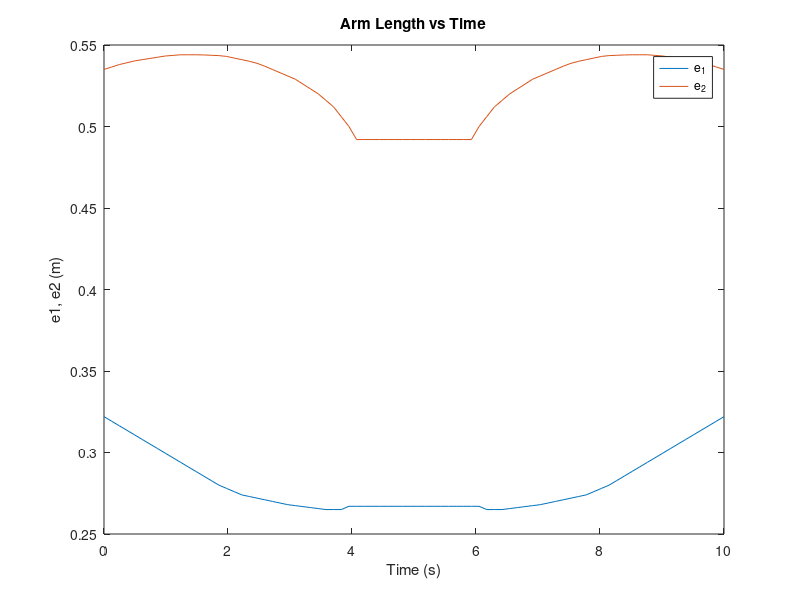
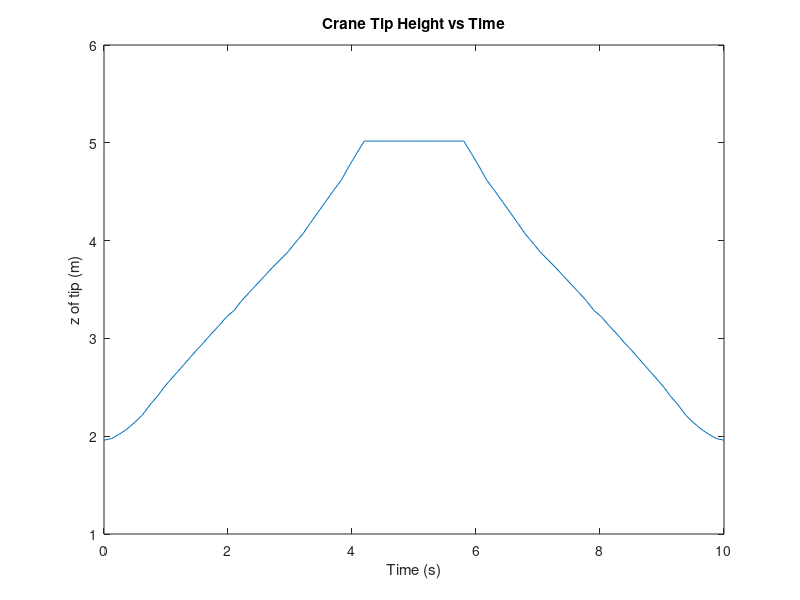
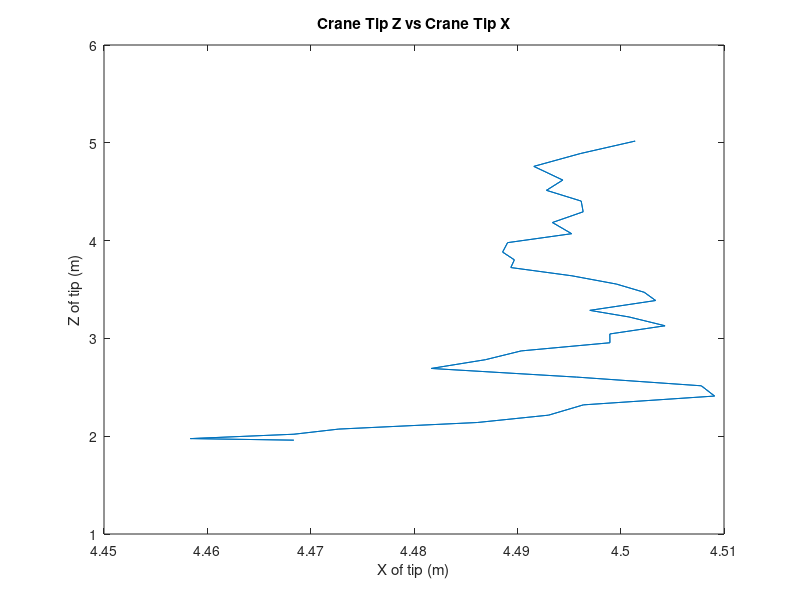
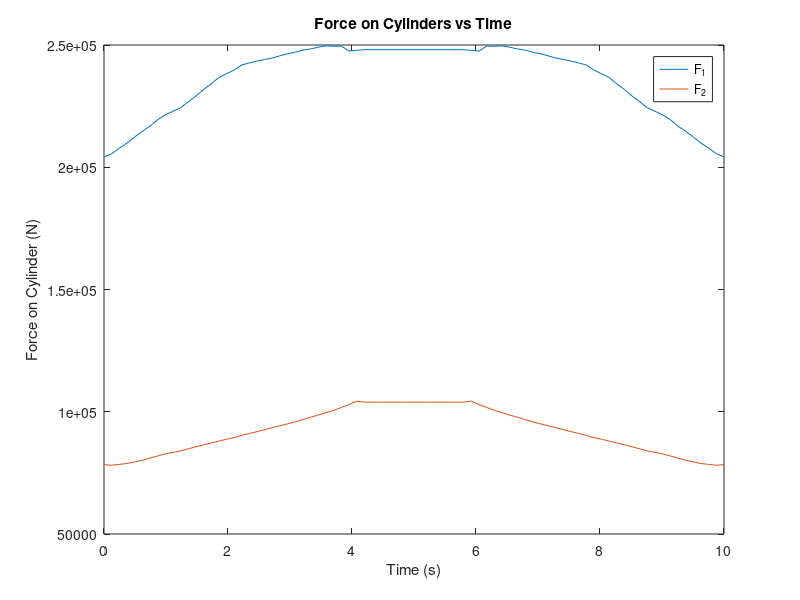

The MATLAB script that drew these images, in order:
%Normalised piston velocities [-]
v_p01 = [0 0.13 0.26 0.4 0.386 0.372 0.358 0.344 0.33 0.316 0.302 0.288 0.274 0.26 0.246 0.232 0.218 0.204 0.19 0.176 0.162 0.148 0.134 0.12 0.106 0.092 0.078 0.064 0.05 0.036 0.022 0.008 0 0 0 0 0 0 0 0 0];
v_p02 = [0 -0.1 -0.2 -0.2 -0.2 -0.2 -0.2 -0.2 -0.2 -0.2 -0.16 -0.12 -0.08 -0.04 0 0.04 0.08 0.12 0.16 0.2 0.24 0.28 0.32 0.36 0.4 0.44 0.48 0.52 0.56 0.6 0.64 0.68 0.72 0.76 0.8 0.5333333333 0.26666667 0 0 0 0];

%Lever arms [m]
e_1 = [0.322 0.3192 0.3164 0.3136 0.3108 0.308 0.3052 0.3024 0.2996 0.2968 0.294 0.2912 0.2884 0.2856 0.2828 0.28 0.278 0.276 0.274 0.273 0.272 0.271 0.27 0.269 0.268 0.2674 0.2668 0.2662 0.2656 0.265 0.265 0.265 0.267 0.267 0.267 0.267 0.267 0.267 0.267 0.267 0.267];
e_2 = [0.535 0.5365 0.538 0.539125 0.54025 0.541 0.54175 0.5425 0.54325 0.543625 0.544 0.544 0.544 0.5439 0.5437 0.5435 0.543 0.542 0.541 0.54 0.53875 0.537 0.535 0.533 0.531 0.529 0.526 0.523 0.52 0.516 0.512 0.506 0.5 0.492 0.492 0.492 0.492 0.492 0.492 0.492 0.492];

%Angles [rad]
th_1 = [0.55 0.56 0.57 0.585 0.6 0.62 0.65 0.67 0.7 0.73 0.76 0.78 0.8 0.815 0.835 0.85 0.87 0.885 0.9 0.915 0.93 0.945 0.96 0.97 0.98 0.99 0.995 1.005 1.01 1.015 1.02 1.02 1.02 1.012 1 1 1 1 1 1 1];
th_2 = [-0.62 -0.62 -0.61 -0.6 -0.585 -0.57 -0.55 -0.53 -0.51 -0.495 -0.48 -0.46 -0.44 -0.42 -0.4 -0.38 -0.36 -0.345 -0.32 -0.3 -0.28 -0.26 -0.24 -0.22 -0.2 -0.175 -0.15 -0.12 -0.09 -0.06 -0.03 0 0.04 0.08 0.12 0.12 0.12 0.12 0.12 0.12 0.12];

% Add mirrored movement to vectors
v_p01 = [v_p01 -fliplr(v_p01)];
v_p02 = [v_p02 -fliplr(v_p02)];
e_1 = [e_1 fliplr(e_1)];
e_2 = [e_2 fliplr(e_2)];
th_1 = [th_1 fliplr(th_1)];
th_2 = [th_2 fliplr(th_2)];

%Base height [m]
L_0 = 3;

%Worst case scenarios

%% Cylinder 1
th_1_wc_cyl1 = 1.2; 
th_2_wc_cyl1 = 0.0; 
e_1_wc_cyl1 = 0.14; 
e_2_wc_cyl1 = 0.57; 

%% Cylinder 2
th_1_wc_cyl2 = 0.35; 
th_2_wc_cyl2 = 0.0; 
e_1_wc_cyl2 = 0.48; 
e_2_wc_cyl2 = 0.17; 

%Group-specific values
M_tmax = 1800;
q_rwc = 0.9;
M_t = 1500;
L_1 = 1.9;
L_2 = 3.5;
v_p0 = 0.13;
t_0 = 10;
P_smax = 30000000;
p_1max = 30000000 - 2000000;
eta_c = 0.94;

p_2 = 1000000;

% Constants and Time

g = 9.81;
time = linspace(0,t_0,length(e_1));

%De-normalise velocity

v_p1 = v_p0*v_p01;
v_p2 = v_p0*v_p02;

% Task 1.a

figure(1);

plot(time,e_1);
hold on
plot(time,e_2);

legend("e_1","e_2")
xlabel("Time (s)")
ylabel("e1, e2 (m)")
title("Arm Length vs Time")

az = L_1 * sin(th_1);
ax = L_1 * cos(th_1);
bz = L_2 * sin(th_2) + az + L_0;
bx = L_2 * cos(th_2) + ax;

figure(2);
plot(time,bz);
xlabel("Time (s)")
ylabel("z of tip (m)")
title("Crane Tip Height vs Time")

figure(3);
plot(bx,bz);
xlabel("X of tip (m)")
ylabel("Z of tip (m)")
title("Crane Tip Z vs Crane Tip X")


%% Task 1.b

F_1 = M_t*g*(L_1*cos(th_1)+L_2*cos(th_2))./e_1;
F_2 = M_t*g*L_2*cos(th_2)./e_2;

figure(4);
plot(time,F_1);
hold on
plot(time,F_2);
title("Force on Cylinders vs Time");
ylabel("Force on Cylinder (N)");
xlabel("Time (s)");
legend("F_1","F_2");

%% Task 2.a

F_wc_1 = M_tmax*g*(L_1*cos(th_1_wc_cyl1)+L_2*cos(th_2_wc_cyl1))./e_1_wc_cyl1; %%I put max of e_1 before, so now it's bigger, but more correct
F_wc_2 = M_tmax*g*L_2*cos(th_2_wc_cyl2)./e_2_wc_cyl2; %% I put max of e_2 before, so now it's bigger, but more correct.

A_1 = F_wc_1/(eta_c*(p_1max-0.5*p_2)) % 0.020437
D_1 = sqrt(4*A_1/pi) % 0.1613
A_2 = F_wc_2/(eta_c*(p_1max-0.5*p_2)) % 0.014064
D_2 = sqrt(4*A_2/pi) % 0.1338

% Task 2.b

%{
17We've chosen a CGH3 type hydraulic cylinder with 180mm diameter for the first cylinder,
and an 140mm bore diameter CGH3 cylinder for the second cylinder.
%}

%% Chosen Areas %%

A_p1 = 0.025447;
A_r1 = 0.013175;
A_p2 = 0.015394;
A_r2 = 0.007540;

%% Checking that the velocity is below the required velocity

v_max_1 = 0.14*ones(length(time),1); %we haven't chosen this value yet
v_max_2 = 0.16*ones(length(time),1); %we haven't chosen this value yet

figure(5);
plot(time,v_max_1);
hold on
plot(time,abs(v_p1));
plot(time,v_max_2);
plot(time,abs(v_p2));
legend("Max Stroke Speed: Cylinder 1","Stroke Speed (Magnitude): Cylinder 1","Max Stroke Speed: Cylinder 2","Stroke Speed (Magnitude): Cylinder 2");
xlabel("Time (s)");
ylabel("Velocity (m/s)");
title("Magnitude of Velocity vs Time")

% Task 3.a

v_1_pos = v_p1 > 0;
v_1_neg = v_p1 < 0;
v_1_stat = v_p1 == 0;
eta_c1 = v_1_pos./eta_c + v_1_neg*eta_c + v_1_stat;
v_2_pos = v_p2 > 0;
v_2_neg = v_p2 < 0;
v_2_stat = v_p2 == 0;
eta_c2 = v_2_pos./eta_c + v_2_neg*eta_c + v_2_stat;


p_2 = p_2*ones(1,length(time));
p_1_cyl1 = (F_1./eta_c1 + p_2*A_r1)/(A_p1);
p_1_cyl2 = (p_2*A_r2 + F_2.*eta_c2)/(A_p2);
p_1max_cyl1 = max(p_1_cyl1);
p_1max_cyl2 = max(p_1_cyl2);
p_min = max([p_1max_cyl1 p_1max_cyl2]) * ones(1,length(time));

%{
p_min = zeros(1,length(time));

for i = 1:length(time)
    p_min(i) = max([p_1_cyl1(i) p_1_cyl2(i)]);
end
%}

figure(6);
plot(time,p_1_cyl1);
hold on
plot(time,p_1_cyl2);
plot(time,p_2);
plot(time,p_min);
plot(time,p_1max*ones(1,length(time)));
title("Pressure vs Time");
xlabel("Time (s)");
ylabel("Pressure (Pa)");
legend("P1 - Cylinder 1","P1 - Cylinder 2", "P2", "Minimum Pressure", "Maximum Pressure");
ylim([0 3e+07]);

% Task 3.b

q_1 = A_p1*v_p1.*v_1_pos + A_r1*abs(v_p1).*v_1_neg;
q_2 = A_p2*v_p2.*v_2_pos + A_r1*abs(v_p2).*v_2_neg;
q_tot = q_1 + q_2;
q_max = (max(q_tot)/q_rwc)*ones(1,length(time));

figure(7);
plot(time,q_1);
hold on
plot(time,q_2);
plot(time,q_tot);
plot(time,q_max);
title("Volumetric Flow vs Time");
ylabel("Volumetric Flow (m^3/s)");
xlabel("Time (s)");
legend("Cylinder 1","Cylinder 2","Total Flow","Maximum Flow");
